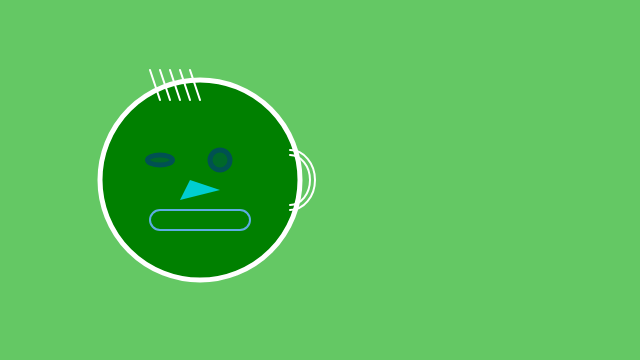
Frame 1 (no input)
Frame 60 (no input): identical to frame 1, image omitted
Frame 120 (the mouse pressed at the canvas centre since frame 60): identical to frame 1, image omitted

The p5.js sketch that drew this single still picture (run headless with seeded random() and noise() and a simulated clock; from frame 60 on, the mouse is pressed at the canvas centre):

// p5.js sketch
// ── sketch.js
/*
	self potrait with variables
	by owen 
	2.11.2020
	class example
*/

//  global scope

// position variables
var x = 200; // origin for face
var y = 180;

// size variables
var s = 200; // size of the face

function setup() {
	// setup scope
	createCanvas(640, 360);
}

function draw() {
	// draw scope
	background(100, 200, 100);

	// shapes with xy coordinate + size 

	fill('green');
	stroke('white');
	strokeWeight(5);	

	// face area
	ellipse(x, y, s);  // face
	
	// x++;
	// s++;

	fill(0, 81, 82, 127);
	stroke(0, 81, 82);
	ellipse(x + 20, y - 20, s/10); // right eye
	ellipse(x - 40, y - 20, s/8, s/20); // left eye

	// mouth
	rectMode(CENTER);
	stroke('#5DADE2');	
	strokeWeight(2);
	noFill();
	rect(x, y + 40, 100, 20, 10);

	// right ear
	stroke('white');
	noFill();
	arc(x + 90, y, 50, 60, -HALF_PI, HALF_PI);
	arc(x + 90, y, 40, 50, -HALF_PI, HALF_PI);

	// shapes that are only xy points

	// hair
	line(x - 50, y - 110, x - 40, y - 80);
	line(x - 40, y - 110, x - 30, y - 80);
	line(x - 30, y - 110, x - 20, y - 80);
	line(x - 20, y - 110, x - 10, y - 80);
	line(x - 10, y - 110, x, y - 80);

	// nose
	fill('DARKTURQUOISE');
	noStroke();
	triangle(x - 10, y, x - 20, y + 20, x + 20, y + 10);

}
